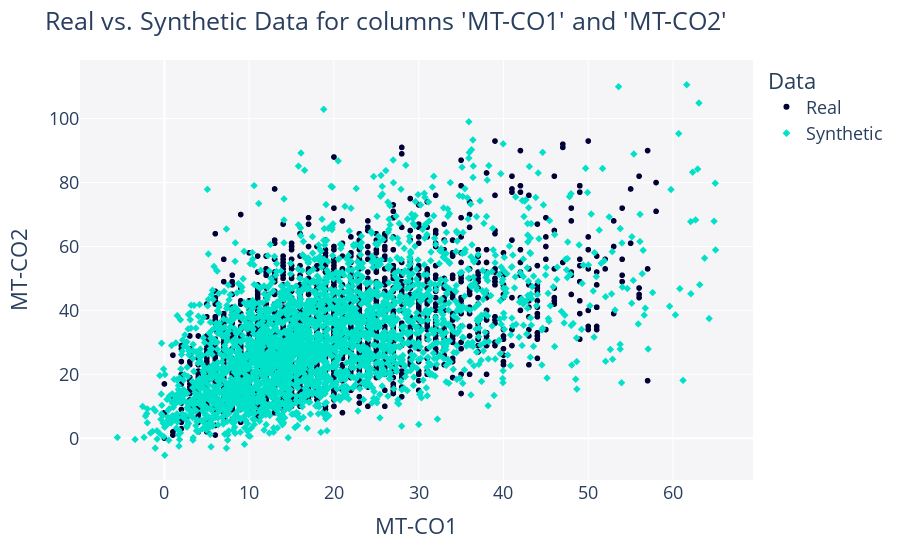

The notebook cell saved with this chart:
### Code cell
compare_2d(df, synthetic_1)

### Figure 1 — Plotly figure (JSON) as saved in the notebook; plotly's stock layout.template omitted (floating-point values rounded to 4 significant figures; data arrays with more than 128 entries replaced by an {"elided": "..."} marker saying what was removed)
{"data": [{"hovertemplate": "Data=Real<br>MT-CO1=%{x}<br>MT-CO2=%{y}<extra></extra>", "legendgroup": "Real", "marker": {"color": "#000036", "symbol": "circle"}, "mode": "markers", "name": "Real", "showlegend": true, "type": "scattergl", "x": {"elided": "2859 int values"}, "xaxis": "x", "y": {"elided": "2859 int values"}, "yaxis": "y"}, {"hovertemplate": "Data=Synthetic<br>MT-CO1=%{x}<br>MT-CO2=%{y}<extra></extra>", "legendgroup": "Synthetic", "marker": {"color": "#01E0C9", "symbol": "diamond"}, "mode": "markers", "name": "Synthetic", "showlegend": true, "type": "scattergl", "x": {"elided": "2858 float values"}, "xaxis": "x", "y": {"elided": "2858 float values"}, "yaxis": "y"}], "layout": {"font": {"size": 18}, "legend": {"title": {"text": "Data"}, "tracegroupgap": 0}, "margin": {"t": 60}, "plot_bgcolor": "#F5F5F8", "showlegend": true, "title": {"text": "Real vs. Synthetic Data for columns 'MT-CO1' and 'MT-CO2'"}, "xaxis": {"anchor": "y", "domain": [0, 1], "title": {"text": "MT-CO1"}}, "yaxis": {"anchor": "x", "domain": [0, 1], "title": {"text": "MT-CO2"}}}}
